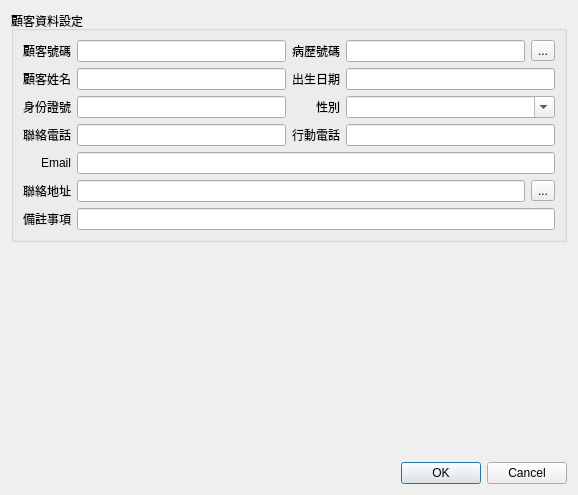
<?xml version="1.0" encoding="UTF-8"?>
<ui version="4.0">
 <class>Dialog_customer</class>
 <widget class="QDialog" name="Dialog_customer">
  <property name="windowModality">
   <enum>Qt::NonModal</enum>
  </property>
  <property name="geometry">
   <rect>
    <x>0</x>
    <y>0</y>
    <width>578</width>
    <height>495</height>
   </rect>
  </property>
  <property name="sizePolicy">
   <sizepolicy hsizetype="Preferred" vsizetype="Preferred">
    <horstretch>0</horstretch>
    <verstretch>0</verstretch>
   </sizepolicy>
  </property>
  <property name="windowTitle">
   <string>顧客資料設定</string>
  </property>
  <property name="modal">
   <bool>false</bool>
  </property>
  <layout class="QVBoxLayout" name="verticalLayout">
   <item>
    <widget class="QGroupBox" name="groupBox">
     <property name="title">
      <string>顧客資料設定</string>
     </property>
     <property name="flat">
      <bool>true</bool>
     </property>
     <layout class="QGridLayout" name="gridLayout">
      <item row="0" column="0" colspan="2">
       <layout class="QGridLayout" name="gridLayout_2">
        <item row="6" column="1" colspan="3">
         <widget class="QLineEdit" name="lineEdit_remark">
          <property name="alignment">
           <set>Qt::AlignLeading|Qt::AlignLeft|Qt::AlignVCenter</set>
          </property>
          <property name="clearButtonEnabled">
           <bool>true</bool>
          </property>
         </widget>
        </item>
        <item row="0" column="2">
         <widget class="QLabel" name="label_16">
          <property name="text">
           <string>病歷號碼</string>
          </property>
         </widget>
        </item>
        <item row="4" column="0">
         <widget class="QLabel" name="label_7">
          <property name="text">
           <string>Email</string>
          </property>
          <property name="alignment">
           <set>Qt::AlignRight|Qt::AlignTrailing|Qt::AlignVCenter</set>
          </property>
         </widget>
        </item>
        <item row="1" column="1">
         <widget class="QLineEdit" name="lineEdit_name">
          <property name="clearButtonEnabled">
           <bool>true</bool>
          </property>
         </widget>
        </item>
        <item row="3" column="1">
         <widget class="QLineEdit" name="lineEdit_telephone">
          <property name="clearButtonEnabled">
           <bool>true</bool>
          </property>
         </widget>
        </item>
        <item row="2" column="1">
         <widget class="QLineEdit" name="lineEdit_id">
          <property name="clearButtonEnabled">
           <bool>true</bool>
          </property>
         </widget>
        </item>
        <item row="4" column="1" colspan="3">
         <widget class="QLineEdit" name="lineEdit_email">
          <property name="clearButtonEnabled">
           <bool>true</bool>
          </property>
         </widget>
        </item>
        <item row="2" column="0">
         <widget class="QLabel" name="label_4">
          <property name="text">
           <string>身份證號</string>
          </property>
          <property name="alignment">
           <set>Qt::AlignRight|Qt::AlignTrailing|Qt::AlignVCenter</set>
          </property>
         </widget>
        </item>
        <item row="1" column="0">
         <widget class="QLabel" name="label">
          <property name="sizePolicy">
           <sizepolicy hsizetype="Preferred" vsizetype="Preferred">
            <horstretch>0</horstretch>
            <verstretch>0</verstretch>
           </sizepolicy>
          </property>
          <property name="autoFillBackground">
           <bool>false</bool>
          </property>
          <property name="text">
           <string>顧客姓名</string>
          </property>
          <property name="alignment">
           <set>Qt::AlignRight|Qt::AlignTrailing|Qt::AlignVCenter</set>
          </property>
          <property name="wordWrap">
           <bool>false</bool>
          </property>
         </widget>
        </item>
        <item row="5" column="0">
         <widget class="QLabel" name="label_12">
          <property name="text">
           <string>聯絡地址</string>
          </property>
          <property name="alignment">
           <set>Qt::AlignRight|Qt::AlignTrailing|Qt::AlignVCenter</set>
          </property>
         </widget>
        </item>
        <item row="6" column="0">
         <widget class="QLabel" name="label_15">
          <property name="text">
           <string>備註事項</string>
          </property>
         </widget>
        </item>
        <item row="3" column="3">
         <widget class="QLineEdit" name="lineEdit_cellphone">
          <property name="alignment">
           <set>Qt::AlignLeading|Qt::AlignLeft|Qt::AlignVCenter</set>
          </property>
          <property name="clearButtonEnabled">
           <bool>true</bool>
          </property>
         </widget>
        </item>
        <item row="1" column="3">
         <widget class="QLineEdit" name="lineEdit_birthday">
          <property name="clearButtonEnabled">
           <bool>true</bool>
          </property>
         </widget>
        </item>
        <item row="1" column="2">
         <widget class="QLabel" name="label_3">
          <property name="text">
           <string>出生日期</string>
          </property>
          <property name="alignment">
           <set>Qt::AlignRight|Qt::AlignTrailing|Qt::AlignVCenter</set>
          </property>
         </widget>
        </item>
        <item row="0" column="0">
         <widget class="QLabel" name="label_6">
          <property name="text">
           <string>顧客號碼</string>
          </property>
         </widget>
        </item>
        <item row="2" column="2">
         <widget class="QLabel" name="label_8">
          <property name="text">
           <string>性別</string>
          </property>
          <property name="alignment">
           <set>Qt::AlignRight|Qt::AlignTrailing|Qt::AlignVCenter</set>
          </property>
         </widget>
        </item>
        <item row="3" column="0">
         <widget class="QLabel" name="label_2">
          <property name="text">
           <string>聯絡電話</string>
          </property>
          <property name="alignment">
           <set>Qt::AlignRight|Qt::AlignTrailing|Qt::AlignVCenter</set>
          </property>
         </widget>
        </item>
        <item row="3" column="2">
         <widget class="QLabel" name="label_5">
          <property name="text">
           <string>行動電話</string>
          </property>
          <property name="alignment">
           <set>Qt::AlignRight|Qt::AlignTrailing|Qt::AlignVCenter</set>
          </property>
         </widget>
        </item>
        <item row="0" column="1">
         <widget class="QLineEdit" name="lineEdit_customer_key">
          <property name="readOnly">
           <bool>true</bool>
          </property>
          <property name="clearButtonEnabled">
           <bool>false</bool>
          </property>
         </widget>
        </item>
        <item row="2" column="3">
         <widget class="QComboBox" name="comboBox_gender">
          <property name="editable">
           <bool>true</bool>
          </property>
          <property name="maxVisibleItems">
           <number>20</number>
          </property>
         </widget>
        </item>
        <item row="5" column="1" colspan="3">
         <layout class="QHBoxLayout" name="horizontalLayout_2">
          <item>
           <widget class="QLineEdit" name="lineEdit_address">
            <property name="alignment">
             <set>Qt::AlignLeading|Qt::AlignLeft|Qt::AlignVCenter</set>
            </property>
            <property name="clearButtonEnabled">
             <bool>true</bool>
            </property>
           </widget>
          </item>
          <item>
           <widget class="QToolButton" name="toolButton_address">
            <property name="text">
             <string>...</string>
            </property>
            <property name="icon">
             <iconset>
              <normaloff>../icons/accessories-dictionary.png</normaloff>../icons/accessories-dictionary.png</iconset>
            </property>
           </widget>
          </item>
         </layout>
        </item>
        <item row="0" column="3">
         <layout class="QHBoxLayout" name="horizontalLayout">
          <item>
           <widget class="QLineEdit" name="lineEdit_patient_key">
            <property name="readOnly">
             <bool>true</bool>
            </property>
            <property name="clearButtonEnabled">
             <bool>false</bool>
            </property>
           </widget>
          </item>
          <item>
           <widget class="QToolButton" name="toolButton_select_patient">
            <property name="text">
             <string>...</string>
            </property>
            <property name="icon">
             <iconset>
              <normaloff>../icons/avatar-default.png</normaloff>../icons/avatar-default.png</iconset>
            </property>
           </widget>
          </item>
         </layout>
        </item>
       </layout>
      </item>
     </layout>
    </widget>
   </item>
   <item>
    <spacer name="verticalSpacer">
     <property name="orientation">
      <enum>Qt::Vertical</enum>
     </property>
     <property name="sizeHint" stdset="0">
      <size>
       <width>20</width>
       <height>40</height>
      </size>
     </property>
    </spacer>
   </item>
   <item>
    <widget class="QDialogButtonBox" name="buttonBox">
     <property name="orientation">
      <enum>Qt::Horizontal</enum>
     </property>
     <property name="standardButtons">
      <set>QDialogButtonBox::Cancel|QDialogButtonBox::Ok</set>
     </property>
     <property name="centerButtons">
      <bool>false</bool>
     </property>
    </widget>
   </item>
  </layout>
 </widget>
 <tabstops>
  <tabstop>lineEdit_customer_key</tabstop>
  <tabstop>lineEdit_patient_key</tabstop>
  <tabstop>lineEdit_name</tabstop>
  <tabstop>lineEdit_birthday</tabstop>
  <tabstop>lineEdit_id</tabstop>
  <tabstop>comboBox_gender</tabstop>
  <tabstop>lineEdit_telephone</tabstop>
  <tabstop>lineEdit_cellphone</tabstop>
  <tabstop>lineEdit_email</tabstop>
  <tabstop>lineEdit_address</tabstop>
  <tabstop>lineEdit_remark</tabstop>
  <tabstop>toolButton_select_patient</tabstop>
  <tabstop>toolButton_address</tabstop>
 </tabstops>
 <resources/>
 <connections>
  <connection>
   <sender>buttonBox</sender>
   <signal>accepted()</signal>
   <receiver>Dialog_customer</receiver>
   <slot>accept()</slot>
   <hints>
    <hint type="sourcelabel">
     <x>248</x>
     <y>254</y>
    </hint>
    <hint type="destinationlabel">
     <x>157</x>
     <y>274</y>
    </hint>
   </hints>
  </connection>
  <connection>
   <sender>buttonBox</sender>
   <signal>rejected()</signal>
   <receiver>Dialog_customer</receiver>
   <slot>reject()</slot>
   <hints>
    <hint type="sourcelabel">
     <x>316</x>
     <y>260</y>
    </hint>
    <hint type="destinationlabel">
     <x>286</x>
     <y>274</y>
    </hint>
   </hints>
  </connection>
 </connections>
</ui>
